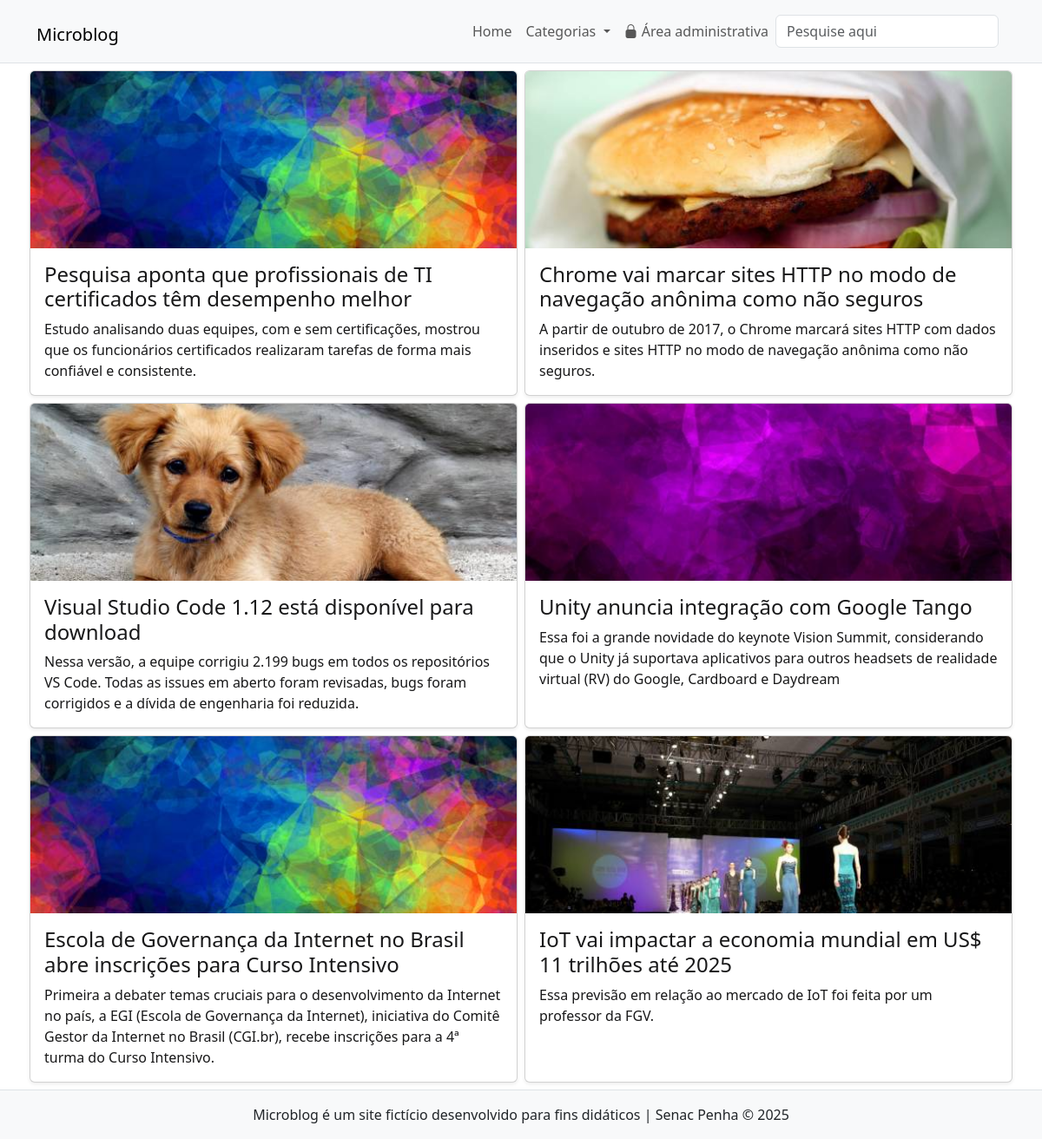
The page / on the database its author committed.
### tables this page shows
CREATE TABLE `noticias` (
  `id` int(11) NOT NULL,
  `data` datetime NOT NULL DEFAULT current_timestamp(),
  `titulo` varchar(150) NOT NULL,
  `texto` text NOT NULL,
  `resumo` varchar(500) NOT NULL,
  `imagem` varchar(60) NOT NULL,
  `destaque` enum('sim','nao') NOT NULL,
  `usuario_id` int(11) DEFAULT NULL,
  `categoria_id` int(11) DEFAULT NULL
);

### src/Database/ConexaoBD.php (called while the page is built, shortened)
<?php
abstract class ConexaoBD
{
    private static PDO $conexao;
    private static string $servidor = "localhost";
    private static string $usuario = "root";
    private static string $senha = "";
    private static string $banco = "microblog";
    public static function getConexao(): PDO
    {
        if (!isset(self::$conexao)) {
            try {
                self::$conexao = new PDO(
                    "mysql:host=" . self::$servidor . ";dbname=" . self::$banco . ";charset=utf8",
                    self::$usuario,
                    self::$senha
                );
                self::$conexao->setAttribute(PDO::ATTR_ERRMODE, PDO::ERRMODE_EXCEPTION);
            } catch (Throwable $e) {
                Utils::registrarLog($e);
                throw new Exception("Erro ao conectar ao banco de dados. Contate o suporte.");
            }
        }
        return self::$conexao;
    }
}

### src/Services/NoticiaServico.php (called while the page is built, shortened)
<?php
class NoticiaServico
{
    private PDO $conexao;
    public function __construct()
    {
        $this->conexao = ConexaoBD::getConexao();
    }
    public function listarDestaques(): array
    {
        $sql = "SELECT id, titulo, resumo, imagem FROM noticias
            WHERE destaque = :destaque ORDER BY data DESC";
        try {
            $consulta = $this->conexao->prepare($sql);
            $consulta->bindValue(":destaque", Destaque::SIM->name, PDO::PARAM_STR);
            $consulta->execute();
            return $consulta->fetchAll(PDO::FETCH_ASSOC);
        } catch (Throwable $erro) {
            Utils::registrarLog($erro);
            throw new Exception("Erro ao carregar destaques.");
        }
    }
}

### index.php (the view, shortened to what this page needs)
<?php
$noticiaServico = new NoticiaServico();
$destaques = $noticiaServico->listarDestaques();
require_once "includes/cabecalho.php";
?>
<div class="row my-1 mx-md-n1">
    <?php foreach( $destaques as $destaque ){ ?>
		<div class="col-md-6 my-1 px-md-1">
            <article class="card shadow-sm h-100">
                <a href="noticia.php?id=<?=$destaque["id"]?>" class="card-link">
                    <img src="images/<?=$destaque["imagem"]?>" class="card-img-top" alt="">
                    <div class="card-body">
                        <h3 class="fs-4 card-title"><?=$destaque["titulo"]?></h3>
                        <p class="card-text"><?=$destaque["resumo"]?></p>
                    </div>
                </a>
            </article>
		</div>
    <?php } ?>
</div>
<?php
require_once "includes/rodape.php";
?>

### includes/cabecalho.php (shortened to what this page needs)
<!DOCTYPE html>
<html lang="pt-br" class="h-100">
<head>
  <link rel="stylesheet" href="https://cdn.jsdelivr.net/npm/bootstrap@5.3.6/dist/css/bootstrap.min.css">
  <link rel="stylesheet" href="https://cdn.jsdelivr.net/npm/bootstrap-icons@1.12.1/font/bootstrap-icons.min.css">
  <link rel="stylesheet" href="css/style.css">
</head>
<body class="d-flex flex-column h-100">
  <header id="topo" class="border-bottom sticky-top">
    <nav class="navbar navbar-expand-lg navbar-light bg-light">
      <div class="container">
        <h1 class="ms-n1"><a class="navbar-brand" href="index.php">Microblog</a></h1>
        <div class="collapse navbar-collapse" id="navbarSupportedContent">
          <ul class="navbar-nav ms-auto mb-2 mb-lg-0">
            <li class="nav-item">
              <a class="nav-link" aria-current="page" href="index.php">Home</a>
            </li>
            <li class="nav-item dropdown">
              <a class="nav-link dropdown-toggle" href="#" id="navbarDropdown" role="button" data-bs-toggle="dropdown" aria-expanded="false">
                Categorias
              </a>
            </li>
            <li class="nav-item">
              <a class="nav-link" href="admin/index.php"><i class="bi bi-lock-fill"></i> Área administrativa</a>
            </li>
          </ul>
          <div class="position-relative">
            <form autocomplete="off" class="d-flex" action="resultados.php" method="POST" onsubmit="return false" id="form-busca">
              <input id="campo-busca" name="busca" class="form-control me-2" type="search" placeholder="Pesquise aqui" aria-label="Pesquise aqui">
            </form>
          </div>
        </div>
      </div>
    </nav>
  </header>
  <main class="flex-shrink-0">
    <div class="container">

### includes/rodape.php (shortened to what this page needs)
    </div>
</main>
<footer class="footer mt-auto py-3 bg-light border-top">
    <div class="container text-center">
        Microblog é um site fictício desenvolvido para fins didáticos | Senac Penha &copy; <?=date("Y")?>
    </div>
</footer>
</body>
</html>

### css/style.css (style rules this page uses)
.card > .card-link { color: #181819; text-decoration: none; }

### rows shown on the page
noticias: imagem (picture), titulo "Pesquisa aponta que profissionais de TI certificados têm desempenho melhor", resumo "Estudo analisando duas equipes, com e sem certificações, mostrou que os funcionários certificados realizaram tarefas de forma mais confiável e consistente."
noticias: imagem (picture), titulo "Chrome vai marcar sites HTTP no modo de navegação anônima como não seguros", resumo "A partir de outubro de 2017, o Chrome marcará sites HTTP com dados inseridos e sites HTTP no modo de navegação anônima como não seguros."
noticias: imagem (picture), titulo "Visual Studio Code 1.12 está disponível para download", resumo "Nessa versão, a equipe corrigiu 2.199 bugs em todos os repositórios VS Code. Todas as issues em aberto foram revisadas, bugs foram corrigidos e a dívida de engenharia foi reduzida."
noticias: imagem (picture), titulo "Unity anuncia integração com Google Tango", resumo "Essa foi a grande novidade do keynote Vision Summit, considerando que o Unity já suportava aplicativos para outros headsets de realidade virtual (RV) do Google, Cardboard e Daydream"
noticias: imagem (picture), titulo "Escola de Governança da Internet no Brasil abre inscrições para Curso Intensivo", resumo "Primeira a debater temas cruciais para o desenvolvimento da Internet no país, a EGI (Escola de Governança da Internet), iniciativa do Comitê Gestor da Internet no Brasil (CGI.br), recebe inscrições para a 4ª turma do Curso Intensivo."
noticias: imagem (picture), titulo "IoT vai impactar a economia mundial em US$ 11 trilhões até 2025", resumo "Essa previsão em relação ao mercado de IoT foi feita por um professor da FGV."
